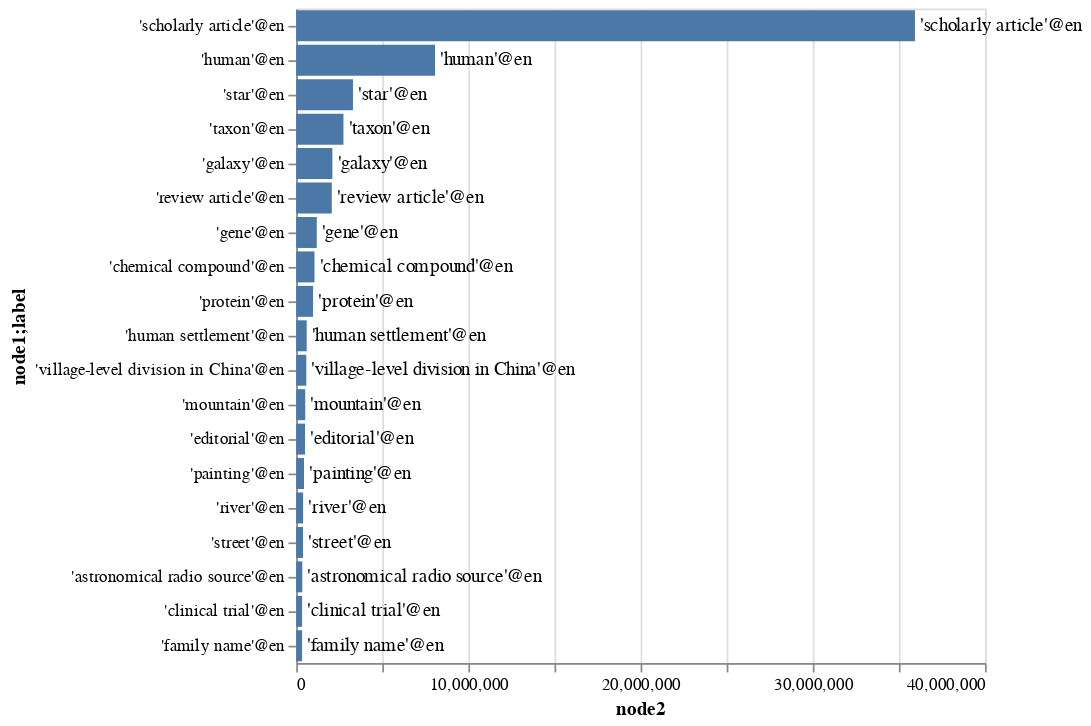

Source (notebook cell):
### Code cell
data = pd.read_csv(os.environ['OUT']+"/temp.top-classes.50.tsv", delimiter='\t')
bar_chart('node2', 'node1;label')

### Figure 1 — Vega-Lite specification as saved in the notebook (floating-point values rounded to 4 significant figures)
{"config": {"view": {"continuousWidth": 400, "continuousHeight": 300}}, "layer": [{"mark": "bar", "encoding": {"x": {"type": "quantitative", "field": "node2"}, "y": {"type": "nominal", "field": "node1;label", "sort": "-x"}}}, {"mark": {"type": "text", "align": "left", "baseline": "middle", "dx": 3}, "encoding": {"text": {"type": "nominal", "field": "node1;label"}, "x": {"type": "quantitative", "field": "node2"}, "y": {"type": "nominal", "field": "node1;label", "sort": "-x"}}}], "data": {"name": "data-745f4c4a69aa2a97563a9c12b4e8c1c7"}, "$schema": "https://vega.github.io/schema/vega-lite/v4.8.1.json", "datasets": {"data-745f4c4a69aa2a97563a9c12b4e8c1c7": [{"node1": "Q13442814", "label": "P1114", "node2": 35933550, "id": "Q13442814-P1114-35933550", "node1;label": "'scholarly article'@en"}, {"node1": "Q5", "label": "P1114", "node2": 8064154, "id": "Q5-P1114-8064154", "node1;label": "'human'@en"}, {"node1": "Q523", "label": "P1114", "node2": 3297566, "id": "Q523-P1114-3297566", "node1;label": "'star'@en"}, {"node1": "Q16521", "label": "P1114", "node2": 2745073, "id": "Q16521-P1114-2745073", "node1;label": "'taxon'@en"}, {"node1": "Q318", "label": "P1114", "node2": 2102876, "id": "Q318-P1114-2102876", "node1;label": "'galaxy'@en"}, {"node1": "Q7318358", "label": "P1114", "node2": 2068766, "id": "Q7318358-P1114-2068766", "node1;label": "'review article'@en"}, {"node1": "Q7187", "label": "P1114", "node2": 1196161, "id": "Q7187-P1114-1196161", "node1;label": "'gene'@en"}, {"node1": "Q11173", "label": "P1114", "node2": 1063060, "id": "Q11173-P1114-1063060", "node1;label": "'chemical compound'@en"}, {"node1": "Q8054", "label": "P1114", "node2": 979961, "id": "Q8054-P1114-979961", "node1;label": "'protein'@en"}, {"node1": "Q486972", "label": "P1114", "node2": 609721, "id": "Q486972-P1114-609721", "node1;label": "'human settlement'@en"}, {"node1": "Q13100073", "label": "P1114", "node2": 588509, "id": "Q13100073-P1114-588509", "node1;label": "'village-level division in China'@en"}, {"node1": "Q8502", "label": "P1114", "node2": 525197, "id": "Q8502-P1114-525197", "node1;label": "'mountain'@en"}, {"node1": "Q871232", "label": "P1114", "node2": 512908, "id": "Q871232-P1114-512908", "node1;label": "'editorial'@en"}, {"node1": "Q3305213", "label": "P1114", "node2": 453407, "id": "Q3305213-P1114-453407", "node1;label": "'painting'@en"}, {"node1": "Q4022", "label": "P1114", "node2": 401203, "id": "Q4022-P1114-401203", "node1;label": "'river'@en"}, {"node1": "Q79007", "label": "P1114", "node2": 395456, "id": "Q79007-P1114-395456", "node1;label": "'street'@en"}, {"node1": "Q1931185", "label": "P1114", "node2": 354162, "id": "Q1931185-P1114-354162", "node1;label": "'astronomical radio source'@en"}, {"node1": "Q30612", "label": "P1114", "node2": 343340, "id": "Q30612-P1114-343340", "node1;label": "'clinical trial'@en"}, {"node1": "Q101352", "label": "P1114", "node2": 341799, "id": "Q101352-P1114-341799", "node1;label": "'family name'@en"}]}}
